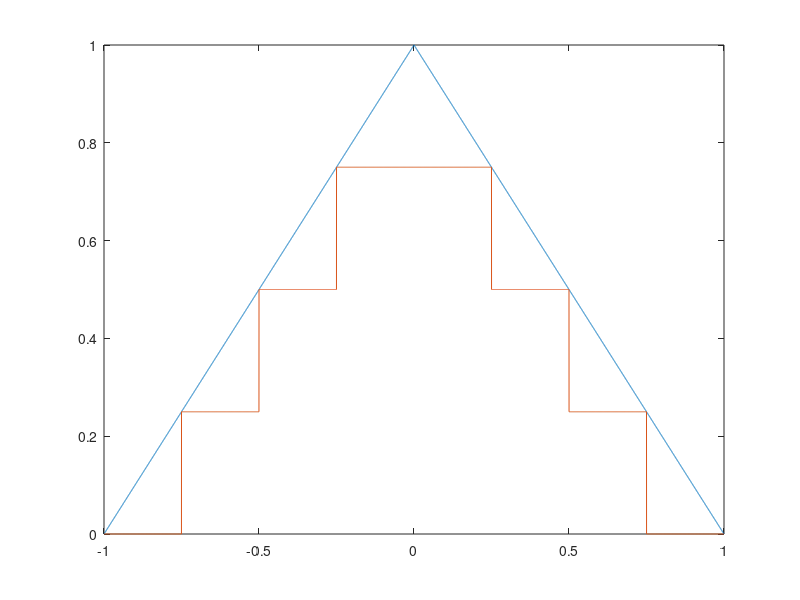

Recreate this plot in MATLAB.
% http://eeweb.poly.edu/~yao/EE3414/quantization.pdf
% https://stackoverflow.com/questions/25714491/quantize-data-in-matlab
clc; close all; clear
t = linspace(-1,1,10000);
signal = 1-abs(t);
figure()
plot(t,signal);
bits = 2;
qOut = floor(2^bits*signal)/2^bits;
hold on
plot(t,qOut);
